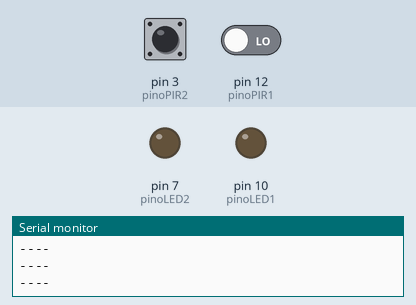
The sketch below on a simulated Arduino Uno, built with avr-gcc and run on an emulated ATmega328P. Parts: output pins drawn as LEDs (lit = HIGH), the last lines printed to the serial monitor. Dashed ring = blinking. The test bench sets the inputs (shaded band); at power-on: pin 3 (pinoPIR2) LOW, pin 12 (pinoPIR1) LOW.

Above: at 1.2 s.
1.3 s: pin 3 (pinoPIR2) driven HIGH
At 2.2 s:
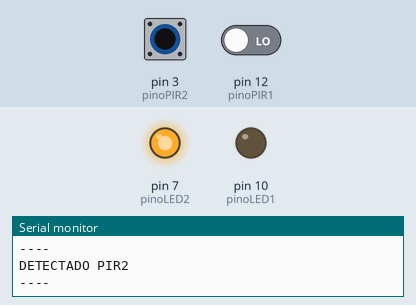
2.8 s: pin 12 (pinoPIR1) driven HIGH
At 4.0 s:
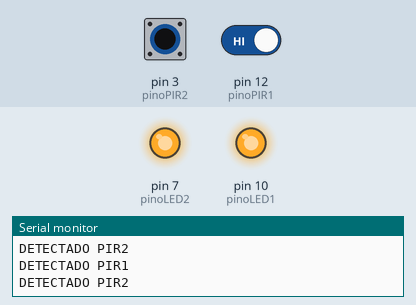
4.3 s: pin 3 (pinoPIR2) driven LOW
At 4.8 s:
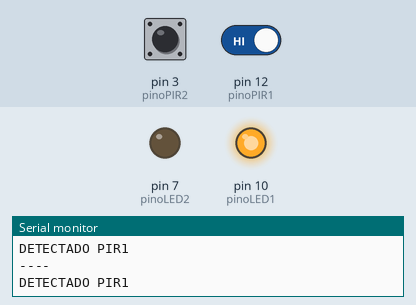
5.8 s: pin 12 (pinoPIR1) driven LOW
At 6.3 s:
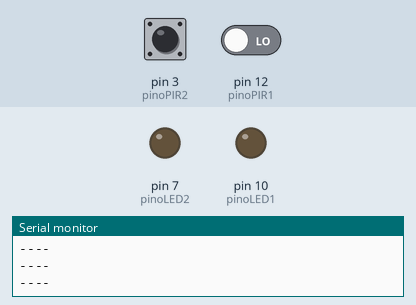
7.3 s: pin 3 (pinoPIR2) driven HIGH and pin 12 (pinoPIR1) driven HIGH
At 7.7 s:
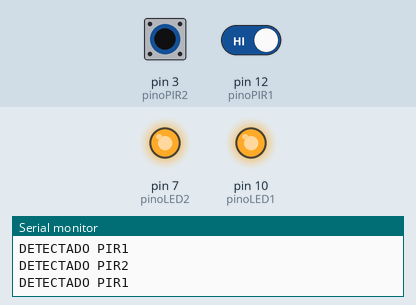
10.3 s: pin 3 (pinoPIR2) pulsed LOW 2 times (0.12 s each, 0.3 s apart)
At 10.52 s:
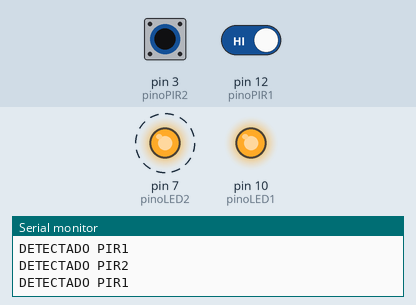
Timing chart, 0 to 13.3 s (numbered marks = the images above; inputs shaded):
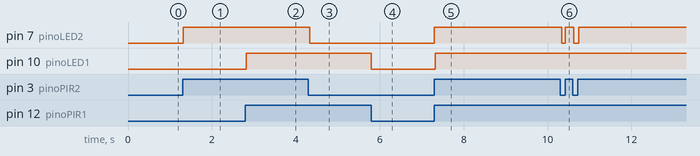

Measured:
- after the input at 1.3 s, pin 7 (pinoLED2): LOW → HIGH at once
- after the input at 2.8 s, pin 10 (pinoLED1): LOW → HIGH at once
- after the input at 4.3 s, pin 7 (pinoLED2): HIGH → LOW at once
- after the input at 5.8 s, pin 10 (pinoLED1): HIGH → LOW at once
- after the input at 7.3 s, pin 7 (pinoLED2), pin 10 (pinoLED1): LOW → HIGH at once
- after the input at 10.3 s, pin 7 (pinoLED2): alternates HIGH for 0.20 s and LOW for 0.10 s, 4 changes in all, then stays HIGH, starting at once

The sketch:

sketch_jun02b.ino
```cpp
const int pinoPIR1 = 12;
const int pinoLED1 = 10;

const int pinoPIR2 = 3;
const int pinoLED2 = 7;

void setup(){
  pinMode(pinoLED1, OUTPUT);
  pinMode(pinoPIR1, INPUT);

  pinMode(pinoLED2, OUTPUT);
  pinMode(pinoPIR2, INPUT);
  Serial.begin (9600);
}

void loop(){

  if (digitalRead(pinoPIR1) == HIGH) {
    digitalWrite(pinoLED1, HIGH);
    Serial.println("DETECTADO PIR1");
    } else {
      digitalWrite(pinoLED1, LOW);
      Serial.println("----");
      }

   if (digitalRead(pinoPIR2) == HIGH) {
    digitalWrite(pinoLED2, HIGH);
    Serial.println("DETECTADO PIR2");
    } else {
      digitalWrite(pinoLED2, LOW);
      Serial.println("----");
      }
}
```
